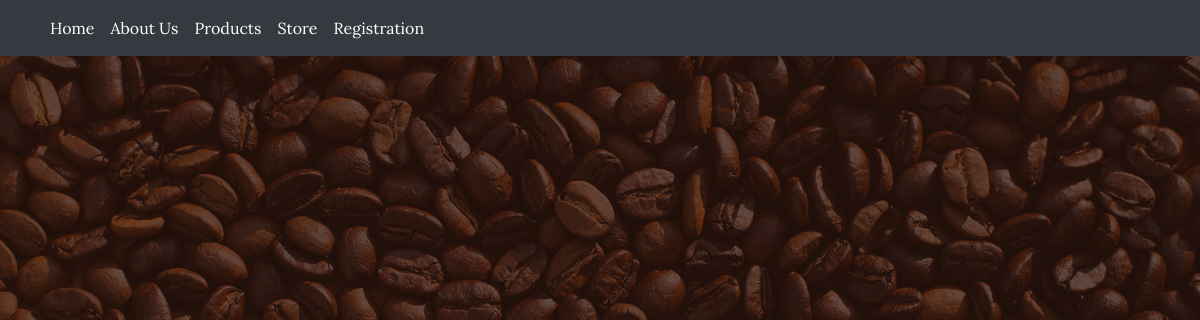
The app's page /menu/, older data.
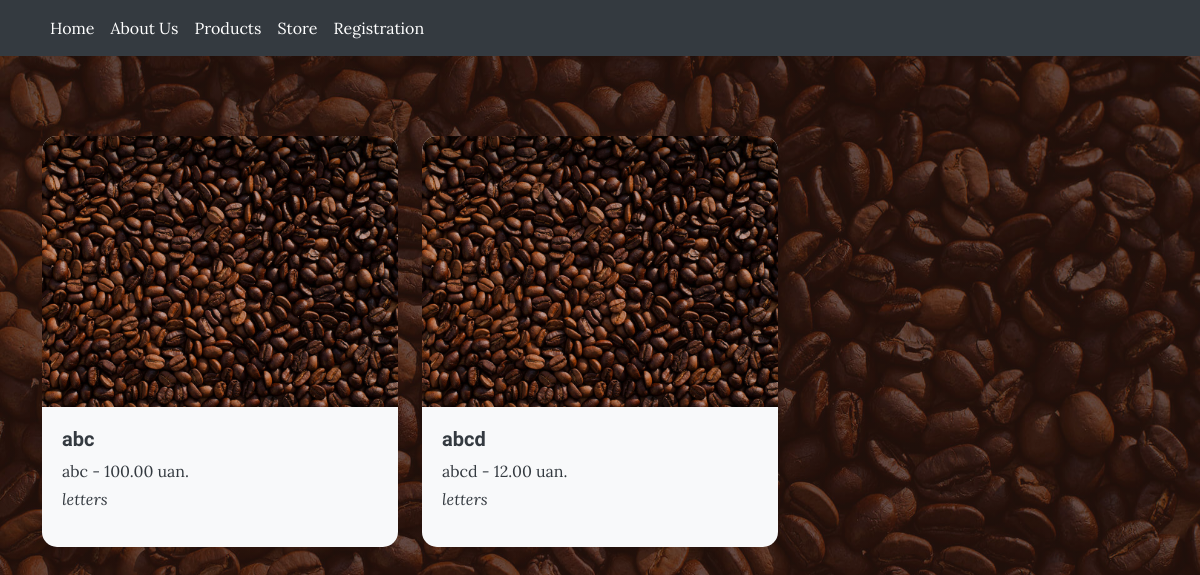
The same page, newer data.
### site_cafe/models.py (models this page shows, shortened)
class Category(models.Model):
    name = models.CharField(max_length=40, unique=True)
    position = models.SmallIntegerField(unique=True)
    slug = models.SlugField(max_length=40, unique=True, db_index=True)
    is_visible = models.BooleanField(default=True)
    class Settings_Category:
        order = ('position', )

class Dish(models.Model):
    name = models.CharField(max_length=50, unique=True)
    slug = models.SlugField(max_length=50, unique=True, db_index=True, verbose_name='url')
    position = models.PositiveSmallIntegerField()
    ingredients = models.CharField(max_length=250)
    price = models.DecimalField(max_digits=6, decimal_places=2)
    category = models.ForeignKey(Category, on_delete=models.PROTECT, related_name='dishes')
    is_visible = models.BooleanField(default=True)

### site_cafe/views.py (the view)
# urls.py: path('menu/', views.menu, name='menu'),
def menu(request):
    categories = Category.objects.filter(is_visible=True).order_by('position')
    dishes = Dish.objects.filter(is_visible=True).order_by('position')
    return render(request, 'menu.html', {'categories': categories, 'dishes': dishes})

### templates/menu.html (shortened to what this page needs)
{% load static %}
<!DOCTYPE html>
<html data-bs-theme="light" lang="en">
<head>
    <link rel="stylesheet" href="{% static 'assets/bootstrap/css/bootstrap.min.css' %}">
</head>
<body>
    <nav class="navbar navbar-expand-lg navbar-dark">
        <div class="container">
            <div class="collapse navbar-collapse" id="navbarResponsive">
                <ul class="navbar-nav ml-auto">
                    <li class="nav-item active">
                        <a class="nav-link" href="{% url 'main_page' %}">Home</a>
                    </li>
                    <li class="nav-item">
                        <a class="nav-link" href="{% url 'about' %}">About Us</a>
                    </li>
                    <li class="nav-item">
                        <a class="nav-link" href="{% url 'products' %}">Products</a>
                    </li>
                    <li class="nav-item">
                        <a class="nav-link" href="{% url 'store' %}">Store</a>
                    </li>
                    <li class="nav-item">
                        <a class="nav-link" href="{% url 'registration' %}">Registration</a>
                    </li>
                </ul>
            </div>
        </div>
    </nav>
    <section class="page-section bg-transparent">
        <div class="container">
            <div class="row">
                {% for category in categories %}
                    <div class="col-md-4 mb-4">
                        <div class="card">
                            <img src="{% static 'assets/img/bg.jpg' %}" class="card-img-top" alt="{{ category.name }}">
                            <div class="card-body">
                                <h5 class="category-name">{{ category.name }}</h5>
                                <ul class="menu-list">
                                    {% for dish in category.dishes.all %}
                                        <li class="menu-item">{{ dish.name }} - {{ dish.price }} uan.</li>
                                        <li class="menu-ingredient"><em>{{ dish.ingredients }}</em></li>
                                    {% endfor %}
                                </ul>
                            </div>
                        </div>
                    </div>
                {% endfor %}
            </div>
        </div>
    </section>
</body>
</html>

Row changes from the older to the newer data that the page shows:
added Category: name "abc"
added Dish: name "abc", price "100.00", ingredients "letters"
added Category: name "abcd"
added Dish: name "abcd", price "12.00", ingredients "letters"
